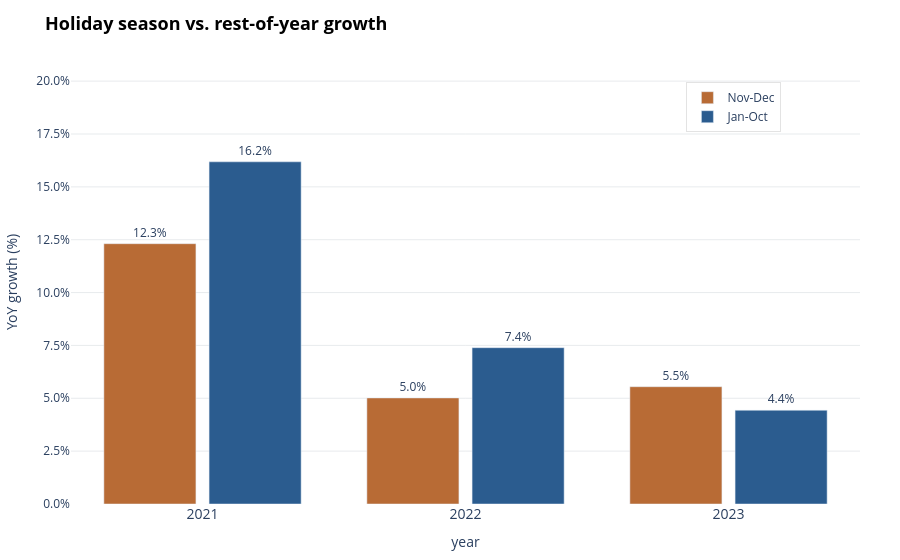

Notebook cell for this chart:
### Code cell
# 3. Classify months into groups: "Nov-Dec" vs "Jan-Oct"
df_trend["Period_Group"] = df_trend["Month"].apply(
    lambda m: "Nov-Dec" if m in [11, 12] else "Jan-Oct"
)

# 4. Aggregate sales by Year and Period_Group
df_grouped = (
    df_trend.groupby(["Year", "Period_Group"])["Sales"]
    .sum()
    .reset_index()
)

# 5. Calculate YoY Growth (%) relative to the previous year for each group
df_grouped["Prior_Sales"] = df_grouped.groupby("Period_Group")["Sales"].shift(1)
df_grouped["YoY_Growth"] = (
    (df_grouped["Sales"] - df_grouped["Prior_Sales"]) / df_grouped["Prior_Sales"]
) * 100

# Format text labels with percentage sign
df_grouped["Growth_Text"] = df_grouped["YoY_Growth"].round(1).astype(str) + "%"

# Filter for years 2021 to 2023 (since 2020 is needed as base year for YoY calculation)
df_filtered = df_grouped[
    (df_grouped["Year"] >= 2021) & (df_grouped["Year"] <= 2023)
]

# 6. Create the Grouped Bar Chart using Plotly Graph Objects
fig = go.Figure()

# Colors matching the image: Brown/Orange for Nov-Dec, Blue for Jan-Oct
colors = {"Nov-Dec": "#b86b35", "Jan-Oct": "#2b5c8f"}

for period in ["Nov-Dec", "Jan-Oct"]:
    df_subset = df_filtered[df_filtered["Period_Group"] == period]
    fig.add_trace(
        go.Bar(
            x=df_subset["Year"].astype(str),
            y=df_subset["YoY_Growth"],
            name=period,
            text=df_subset["Growth_Text"],
            textposition="outside",
            marker_color=colors[period],
            width=0.35,
        )
    )

# 7. Layout styling
fig.update_layout(
    title=dict(
        text="<b>Holiday season vs. rest-of-year growth</b>",
        font=dict(size=18, color="black"),
    ),
    xaxis=dict(title="year", tickfont=dict(size=14)),
    yaxis=dict(
        title="YoY growth (%)",
        range=[0, 21],
        tickformat=".1f",
        ticksuffix="%",
        dtick=2.5,
        showgrid=True,
        gridcolor="rgba(210, 215, 220, 0.5)",
    ),
    barmode="group",
    plot_bgcolor="white",
    paper_bgcolor="white",
    legend=dict(
        x=0.78,
        y=0.95,
        bgcolor="rgba(255,255,255,0.8)",
        bordercolor="rgba(200,200,200,0.5)",
        borderwidth=1,
    ),
    margin=dict(t=60, b=40, l=50, r=40),
)

fig.show()

### Figure 1 — Plotly figure (JSON) as saved in the notebook; plotly's stock layout.template omitted (floating-point values rounded to 4 significant figures)
{"data": [{"marker": {"color": "#b86b35"}, "name": "Nov-Dec", "text": ["12.3%", "5.0%", "5.5%"], "textposition": "outside", "type": "bar", "width": 0.35, "x": ["2021", "2022", "2023"], "y": [12.31, 5.017, 5.547]}, {"marker": {"color": "#2b5c8f"}, "name": "Jan-Oct", "text": ["16.2%", "7.4%", "4.4%"], "textposition": "outside", "type": "bar", "width": 0.35, "x": ["2021", "2022", "2023"], "y": [16.19, 7.394, 4.435]}], "layout": {"barmode": "group", "legend": {"bgcolor": "rgba(255,255,255,0.8)", "bordercolor": "rgba(200,200,200,0.5)", "borderwidth": 1, "x": 0.78, "y": 0.95}, "margin": {"b": 40, "l": 50, "r": 40, "t": 60}, "paper_bgcolor": "white", "plot_bgcolor": "white", "title": {"font": {"color": "black", "size": 18}, "text": "<b>Holiday season vs. rest-of-year growth</b>"}, "xaxis": {"tickfont": {"size": 14}, "title": {"text": "year"}}, "yaxis": {"dtick": 2.5, "gridcolor": "rgba(210, 215, 220, 0.5)", "range": [0, 21], "showgrid": true, "tickformat": ".1f", "ticksuffix": "%", "title": {"text": "YoY growth (%)"}}}}
